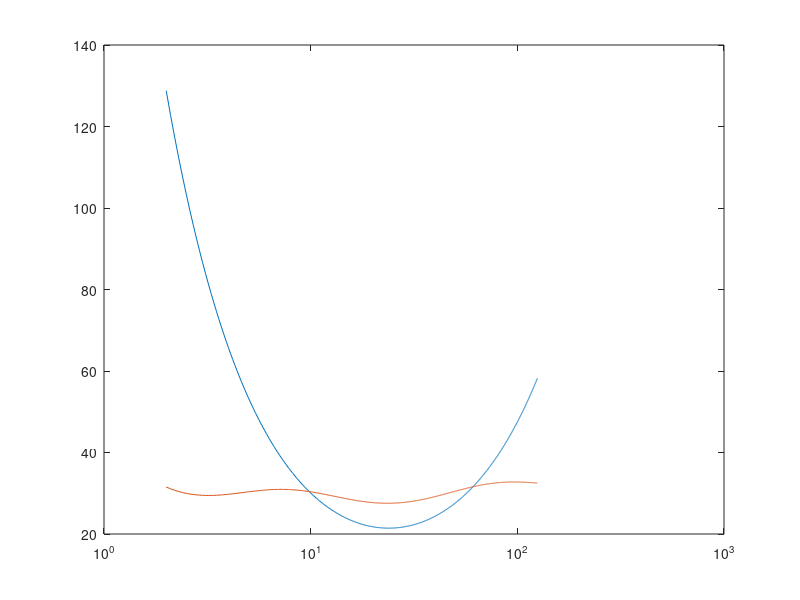

This figure's MATLAB source:
function demo_tau_method
%% Copyright (c) Xi'an Jiaotong University 2014
% % Originally written by Guowei Zhang, adapted by Pengliang Yang
% %
% % Reference: Joakim O. Blanch, Johan O.A. Robertsson, and William W. Symmes,
% %  Modeling of a constant Q: methodology and algorithm for an efficient and 
% %  optimally inexpensive viscoelastic technique, Geophysics, vol 60 no.1
% % Note that there are some errors in the formulae appeared in the paper.

clc,clear

Qp=30;
Qs=20;
f0=25.0;

f=2:0.1:125;
w=2*pi*f;
wa=5*2*pi;
wb=125*2*pi;
tausig=1/2/f0/pi;

Qp0=28;
Qs0=18;

I0=fun1(wb,tausig)-fun1(wa,tausig);
I1=fun2(wb,tausig)-fun2(wa,tausig);

taup=1/Qp0*I0/I1;
taus=1/Qs0*I0/I1;
epsilop=(taup+1)*tausig;
epsilos=(taus+1)*tausig;

%% only use 1 SLS (standard linear solid )
Q1=findQ(w, tausig, taup);
plot(f,Q1)


Qp=30.0;
Qs=20.0;

f1=5.0;
f2=25.0;
f3=125.0;

f=2:0.1:125;
w=2*pi*f;
wa=5*2*pi;
wb=125*2*pi;

tau1=1/2/pi/f2/10;
tau2=1/2/f2/pi;
tau3=1/2/f2/pi*10;


Qp0=28.0;

I01=fun1(wb,tau1)-fun1(wa,tau1);
I02=fun1(wb,tau2)-fun1(wa,tau2);
I03=fun1(wb,tau3)-fun1(wa,tau3);

I11=fun2(wb,tau1)-fun2(wa,tau1);
I12=fun2(wb,tau2)-fun2(wa,tau2);
I13=fun2(wb,tau3)-fun2(wa,tau3);

I221=fun3(wb,tau1,tau2)-fun3(wa,tau1,tau2);
I231=fun3(wb,tau1,tau3)-fun3(wa,tau1,tau3);
I232=fun3(wb,tau2,tau3)-fun3(wa,tau2,tau3);

s0=I01+I02+I03;
s1=I11+I12+I13;
s3=I221+I231+I232;
tau=3/Qp0*s0/(s1+2*s3);


taueps1=(tau+1)*tau1;
taueps2=(tau+1)*tau2;
taueps3=(tau+1)*tau3;
s1=(1+w.^2*taueps1*tau1)./(1+w.^2*tau1.^2);
s2=(1+w.^2*taueps2*tau2)./(1+w.^2*tau2.^2);
s3=(1+w.^2*taueps3*tau3)./(1+w.^2*tau3.^2);
t1=w*(taueps1-tau1)./(1+w.^2*tau1.^2);
t2=w*(taueps2-tau2)./(1+w.^2*tau2.^2);
t3=w*(taueps3-tau3)./(1+w.^2*tau3.^2);
%% use 3 SLS for eaxct value 
Q=(s1+s2+s3)./(t1+t2+t3);
hold on
semilogx(f,Q)


function Q=findQ(w, tausig, tau)
Q=(1+w.^2*tausig.^2*(1+tau))./(w*tausig*tau);

function y=fun1(w, tau)
a=w*tau;
y=log(1+a.^2)./(2*tau);

function y=fun2(w, tau)
a=w*tau;
y=(atan(a)-a./(1+a.^2))./(2*tau);

function y=fun3(w, taul, tauk)
a=atan(w*taul)./taul-atan(w*tauk)/tauk;
b=taul.*tauk./(tauk.^2-taul.^2);
y=a*b;
